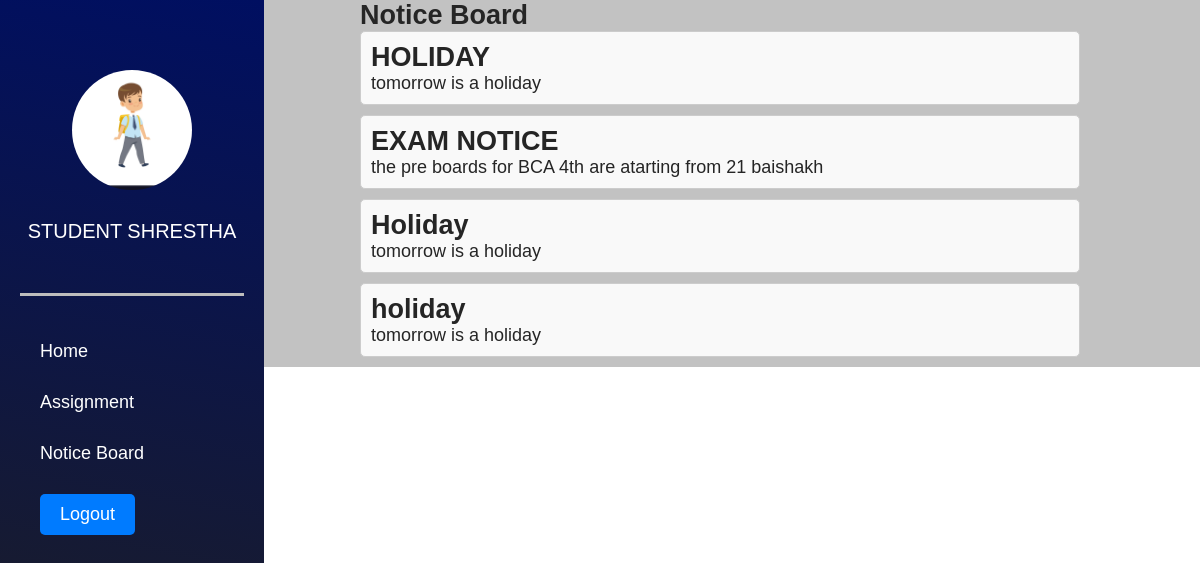
Screenshot of /teacher_notice.php (signed in) with the database file from the repository.
### tables this page shows
CREATE TABLE `users` (
  `id` int(11) NOT NULL,
  `FirstName` varchar(50) DEFAULT NULL,
  `LastName` varchar(50) DEFAULT NULL,
  `DOB` date DEFAULT NULL,
  `Gender` enum('Male','Female','Other') NOT NULL,
  `Role` enum('student','teacher','admin') DEFAULT NULL,
  `Nationality` varchar(50) DEFAULT NULL,
  `User_id` int(100) NOT NULL,
  `Password` varchar(255) DEFAULT NULL,
  `Course` varchar(100) DEFAULT NULL,
  `Semester` varchar(50) DEFAULT NULL,
  `Email` varchar(100) DEFAULT NULL,
  `PhoneNumber` varchar(20) DEFAULT NULL,
  `Address` varchar(255) DEFAULT NULL,
  `EmergencyContactPersonName` varchar(100) DEFAULT NULL,
  `EmergencyContactNumber` tinytext DEFAULT NULL,
  `Photo` varchar(255) NOT NULL,
  `reset_token` varchar(255) NOT NULL
);

CREATE TABLE `notice_board` (
  `Notice_id` int(11) NOT NULL,
  `User_id` int(11) NOT NULL,
  `Title` varchar(255) NOT NULL,
  `notice` text NOT NULL,
  `Date` date NOT NULL DEFAULT current_timestamp()
);

### teacher_notice.php (the view, shortened to what this page needs)
<?php
$username = $_SESSION['User_id'];
include ('dbconnection.php');
$firstName = "";
$lastName = "";
$photoPath = "";
$query_info = mysqli_query($con, "SELECT FirstName, LastName, Photo FROM users WHERE User_id='$username'");
if ($query_info && mysqli_num_rows($query_info) > 0) {
    $row = mysqli_fetch_assoc($query_info);
    $firstName = $row['FirstName'];
    $lastName = $row['LastName'];
    $photoPath = $row['Photo'];
}
?>
<!DOCTYPE html>
<html lang="en">
<head>
    <link rel="stylesheet" href="src/style.css">
</head>
<body>
    <div class="head_wrap">
        <div class="side_menu">
            <div class="avatar_profile">
                <img src="<?php echo $photoPath; ?>" alt="">
            </div>
            <div class="student_info">
                <h3><?php echo $firstName . " " . $lastName; ?></h3>
            </div>
            <div class="navigation">
                <ul>
                    <li><a href="teacher_dashboard.php">Home</a></li>
                    <li><a href="assignment.php">Assignment</a></li>
                    <li><a href="teacher_notice.php">Notice Board</a></li>
                    <li><a href="logout.php" class="logout-btn">Logout</a></li>
                </ul>
            </div>
        </div>
<div class="notice-container">
    <h2>Notice Board</h2>
    <?php
            $query = mysqli_query($con, "SELECT * FROM notice_board");
            if (mysqli_num_rows($query) > 0) {
                while ($row = mysqli_fetch_assoc($query)) {
                    echo '<div class="notice">';
                    echo '<p class="notice-content"><h2>'. $row['Title'] .'</h2>' . $row['notice'] . '</p>';
                    echo '</div>';
                }
            } else {
                echo '<p>No notices found.</p>';
            }
            ?>
</div>
  </body>
</html>

### src/style.css (style rules this page uses)
* { padding: 0px; margin: 0px; box-sizing: border-box; }
body { font-family: 'Poppins', sans-serif; color: #252525; font-size: 18px; }
body h1,h2, h3 { font-family: 'Work Sans', sans-serif; }
* { box-sizing: border-box; }
body { margin: 0; font-family: Arial, sans-serif; }
img { width: 100%; height: auto; }
.head_wrap { display: flex; flex-direction: row; width: 100%; background: rgb(194, 194, 194); }
.side_menu { padding: 20px; width: 22%; color: white; background: linear-gradient(10deg, rgba(31,31,31,1) 0%, rgba(0,15,97,1) 100%); }
.student_info { padding-top: 30px; display: flex; flex-direction: column; align-items: center; }
.student_info h3 { text-transform: uppercase; font-size: 20px; font-weight: 500; }
.avatar_profile { width: 120px; height: 120px; margin: auto; margin-top:50px ; }
.avatar_profile img { border-radius: 50%; object-fit: cover; width: 100%; height: 100%; }
.navigation ul { list-style: none; }
.navigation a { text-decoration: none; color: white; }
.navigation { border-top: 3px solid rgb(189, 189, 189); padding-top: 45px; margin-top: 50px; padding-left: 20px; }
.navigation ul { display: flex; flex-direction: column; gap: 30px; }
.logout-btn { display: inline-block; padding: 10px 20px; background-color: #007bff; color: #fff; text-decoration: none; border-radius: 5px; transition: background-color 0.3s ease; }
.notice-container { width: 70%; margin: 0 auto; }
.notice { border: 1px solid #ccc; border-radius: 5px; padding: 10px; margin-bottom: 10px; background-color: #f9f9f9; }
.notice-content { margin-bottom: 0; }
.side_menu { height:100vh; position:fixed; }

### teacher_notice.php (style rules this page uses)
.notice-container { width: 60%; margin: 0 auto; margin-left:30%; }
.notice { border: 1px solid #ccc; border-radius: 5px; padding: 10px; margin-bottom: 10px; background-color: #f9f9f9; }
.notice-content { margin-bottom: 0; }

### rows the page displays
users: Photo (picture), FirstName "STUDENT", LastName "SHRESTHA"
notice_board: Title "HOLIDAY", notice "tomorrow is a holiday"
notice_board: Title "EXAM NOTICE", notice "the pre boards for BCA 4th are atarting from 21 baishakh"
notice_board: Title "Holiday", notice "tomorrow is a holiday"
notice_board: Title "holiday", notice "tomorrow is a holiday"
